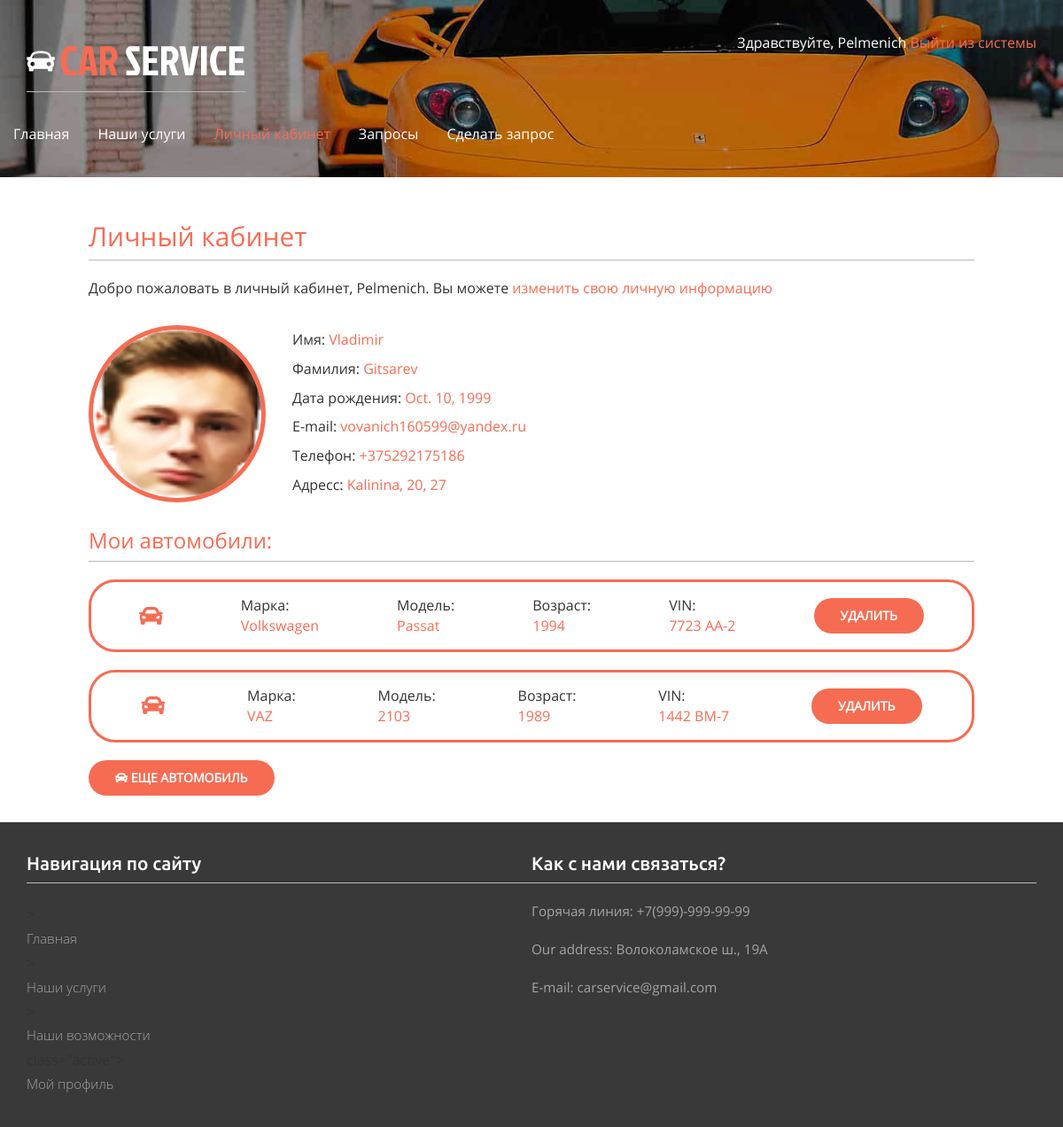
Screenshot of /account/ (signed in) with the database file from the repository.
### account/models.py (models this page shows, shortened)
class Profile(models.Model):
    user = models.OneToOneField(settings.AUTH_USER_MODEL, on_delete=models.CASCADE)
    date_of_birth = models.DateField(blank=True, null=True)
    photo = models.ImageField(upload_to='users/%Y/%m/%d/', blank=True)
    phone = models.CharField(blank=True, max_length=20)
    address = models.CharField(blank=True, max_length=100)

class Car(models.Model):
    user = models.ForeignKey(User, on_delete=models.CASCADE, related_name='car')
    make = models.CharField(max_length=50)
    model = models.CharField(max_length=100)
    year = models.IntegerField()
    vin = models.CharField(max_length=10)

### account/views.py (the view)
# urls.py: path('', views.profile, name='profile'),
@login_required
@csrf_exempt
def profile(request):
    profile = Profile.objects.get(id=request.user.id)
    cars = request.user.car.all()
    if request.method == 'POST':
        car = Car(
            user_id = request.user.id,
            make = request.POST.get('make'),
            model = request.POST.get('model'),
            year = request.POST.get('year'),
            vin = request.POST.get('vin')
            )
        car.save()
        car_json = {'id':car.id, 'make':car.make, 'model':car.model, 'year':car.year, 'vin':car.vin}
        return JsonResponse({'status':'ok', 'car':car_json})
    else:
        car_form = CarForm()
    return render(request,'account/profile.html',{'section': 'profile', 'profile': profile, 'cars':cars, 'car_form':car_form})

### account/templates/account/profile.html (shortened to what this page needs)
{% extends "base.html" %}
{% load static %}
{% block content %}
<h2>Личный кабинет</h2>
<p>Добро пожаловать в личный кабинет, {{ request.user.username }}. Вы можете <a href="{% url "edit" %}">изменить свою личную информацию</a></p>
<div class="container-info">
    <img class="avatar" {% if profile.photo %} src="/media/{{profile.photo}}" {% else %} src="{% static "images/profile.png" %}" {% endif %} alt="">
    <div class="info">
        <p>Имя: <span> {{request.user.first_name}}</span></p>
        <p>Фамилия: <span> {{request.user.last_name}}</span></p>
        <p>Дата рождения: <span> {{profile.date_of_birth}}</span></p>
        <p>E-mail: <span> {{request.user.email}}</span></p>
        <p>Телефон: <span>{{profile.phone}}</span></p>
        <p>Адресс: <span>{{profile.address}}</span></p>
    </div>
</div>
{% if not request.user.is_staff%}
<h3>Мои автомобили:</h3>
<div class="all-cars">
    {% if cars.count > 0 %}
    {% for car in cars %}
    <div class="car" id="car-{{car.id}}">
        <i class="fa fa-car"></i>
        <p>Марка:  <span><br/>{{car.make}}</span></p>
        <p>Модель: <span><br/>{{car.model}}</span></p>
        <p>Возраст: <span><br/>{{car.year}}</span></p>
        <p>VIN: <span><br>{{car.vin}}</span></p>
        <a id="delete-car" class="button" data-id="{{car.id}}" href="#">Удалить</a>
    </div>
    {% endfor %}
</div>
{%else%}
<p>Вы еще не зарегистрировали свои автомобили</p>
{% endif %}
<button id="new-car"><i class="fa fa-car"></i> Еще автомобиль </button>
{% else %}
<div class="admin-rights">
    <p>Вы имеете права администратора</p>
    <a class="button" href="/admin">Открыть панель администратора сайта</a>
</div>
</div>
{% endif %}
{% endblock %}

### account/templates/base.html (shortened to what this page needs)
{% load static %}
<!DOCTYPE html>
<html>
    <head>
        <link href="{% static "css/bootstrap.css" %}" rel='stylesheet' type='text/css' />
        <link href="{% static "css/style.css" %}" rel='stylesheet' type='text/css' />
        <link href="{% static "css/font-awesome/css/all.css" %}" rel="stylesheet" type='text/css'/>
    </head>
    <body>
        <div class="banner banner2">
            <div class="container">
                <div class="header">
                    <div class="logo">
                        <h1><a href="{% url "main" %}"><img src="{% static "images/car.png" %}" alt=""/>CAR <span>SERVICE</span></a></h1>
                    </div>
                    <div class="top_details">
                        <p>
                            {% if request.user.is_authenticated %}
                             Здравствуйте, {{ request.user.username }}<a href="{% url "logout" %}"> Выйти из системы</a>
                            {% else %}<a href="{% url "login" %}">Войти</a>{% endif %}
                        </p>
                    </div>
                    <div class="clearfix"></div>
                </div>
                <nav class="navbar navbar-default">
                    <div class="collapse navbar-collapse nav-wil" id="bs-example-navbar-collapse-1">
                        <ul class="nav navbar-nav">
                            <li {% if section == "main" %} class="active"{% endif %}><a href="/main/">Главная</a></li>
                            <li {% if section == "services" %} class="active"{% endif %}><a href="{% url "services" %}">Наши услуги</a></li>
                            <li {% if section == "profile" %} class="active"{% endif %}><a href="{% url "profile" %}">Личный кабинет</a></li>
                            <li {% if section == "orders" %} class="active"{% endif %}><a href="/orders/">Запросы</a></li>
                            <li {% if section == "appointment" %} class="active"{% endif %}><a href="/orders/appointment">Сделать запрос</a></li>
                        </ul>
                    </div>
                 </nav>
            </div>
        </div>
        <div id="content">
        {% block content %}{% endblock %}
        </div>
        <div class="footer2">
            <div class="container">
            <div class="ftr2-grids">
              <div class="col-md-6 ftr2-grid1">
                 <h3>Навигация по сайту</h3>
                 <ul>
                    <li>{% if section == "main" %} class="active"{% endif %}><a href="/main/">Главная</a></li>
                    <li>{% if section == "services" %} class="active"{% endif %}><a href="{% url "services" %}">Наши услуги</a>
                    <li>{% if section == "appointment" %} class="active"{% endif %}><a href="/orders/appointment">Наши возможности</a></li>
                    <li>{% if section == "profile" %} class="active"{% endif %}><a href="{% url "profile" %}">Мой профиль</a></li>
                 </ul>
             </div>
             <div class="col-md-6 ftr6-grid3">
                 <h3>Как с нами связаться?</h3>
                <p>Горячая линия: +7(999)-999-99-99</p>
                <p>Our address: Волоколамское ш., 19A</p>
                <p>E-mail: carservice@gmail.com</p>
             </div>
             <div class="clearfix"></div>
        </div>

### account/static/css/style.css (style rules this page uses)
h4, h5, h6, h1, h2, h3 { border-bottom:1px solid #bbb; padding:0 0 10px 0; margin:20px 0 20px 0; color:#f66c53; }
ul, ol { margin: 0; padding:0; }
p { margin: 5px 0px; font-size: 12pt; }
.navbar-nav { margin: -15px; margin-bottom: 10px; }
i { cursor: pointer; }
html, body { font-family: 'OpenSans-Regular'; font-size: 100%; background: #ffffff; }
.info { margin-left: 3%; display: flex; flex-direction: column; }
.info span, .car span, .order span, .edit-order span, .search span { color:#f66c53; }
.container-info { display: flex; direction: row; margin: 30px 0px; }
img.avatar { border-radius: 100px; width: 200px; height: 200px; display: inline-block; border: 5px solid #f66c53; }
h1 { border-bottom:1px solid #bbb; padding:0 0 10px 0; margin:10px 0 20px 0; color:#f66c53; }
input[type=submit], button, a.button { font-weight:bold; background:#f66c53; color:#fff; padding: 10px 30px; font-size:14px; text-transform:uppercase; border: 0; border-radius: 20px; margin: 0px 0px; }
.car { border: solid 3px #f66c53; display: flex; flex-direction: row; justify-content: space-around; align-items: center; border-radius: 30px; padding: 10px; margin: 20px 0px; }
.car i { color: #f66c53; font-size: 20pt; }
#content { padding: 30px 100px ; }
body a { transition:0.5s all; -webkit-transition:0.5s all; -moz-transition:0.5s all; -o-transition:0.5s all; -ms-transition:0.5s all; text-decoration: none; color: #f66c53; }
.banner { background:url(../images/bg3.jpg) no-repeat 0px -120px; background-size:cover; min-height:800px; }
.header { margin-top:2em; }
.logo { float:left; }
.logo h1 a { color:#F66C53; text-decoration:none; font-family:'JockeyOne-Regular'; font-size:1.3em; }
.logo h1 a img { margin-right:5px; vertical-align:initial; }
.logo h1 a span { color:#fff; }
.top_details { float:right; }
.top_details p { color:#fff; margin-bottom:0.5em; }
.navbar-default { background:none; border:none; }
.navbar-default ul li { display:inline-block; }
.navbar-default ul li a { display:block; color:#fff; text-decoration:none; padding:0 2em 0 0; }
ul.navbar-nav li.active a { background:none!important; color:#F66C53!important; }
.navbar-default .navbar-nav > li > a { color:#fff; }
.navbar-collapse { padding:0; }
.navbar { margin:2em 0; }
.footer2 { background:#393939; padding-bottom: 1em; }
.ftr2-grid1 { padding:1em 0; }
.ftr6-grid3 { padding: 1em 0; }
.ftr2-grid1 h3 { color:#fff; font-size:1.3em; font-weight:300; font-family: 'Ubuntu-Medium'; }
.ftr2-grid1 ul { margin:1.5em 0 0em 0; }
.ftr2-grid1 ul li { display:block; }
.ftr2-grid1 ul li a { display:block; padding:5px 0; color:#a4a4a4; font-size:0.95em; font-weight:300; text-decoration:none; font-family: 'Open Sans', sans-serif; }
.ftr6-grid3 h3 { color: #fff; font-size: 1.3em; font-family: 'Ubuntu-Medium'; }
.ftr6-grid3 p { margin-top:1.3em; color:#a4a4a4; font-size:0.95em; line-height:1.5em; }
.banner2 { background: url(../images/bg3.jpg) no-repeat 0px -375px; background-size: cover; min-height: 200px; max-height: 200px; }
.button { font-size: 0.85em; margin-top: 5px; padding: 10px 15px; display: inline-block; background:#F66C53; color: #FFF; outline: 0; }

### rows the page displays
Profile: photo (picture), date_of_birth "Oct. 10, 1999", phone "+375292175186", address "Kalinina, 20, 27"
Car: make "Volkswagen", model "Passat", year "1994", vin "7723 AA-2"
Car: make "VAZ", model "2103", year "1989", vin "1442 BM-7"

### other values shown
{{ request.user.username }} "Pelmenich"
{{ request.user.first_name }} "Vladimir"
{{ request.user.last_name }} "Gitsarev"
{{ request.user.email }} "vovanich160599@yandex.ru"
